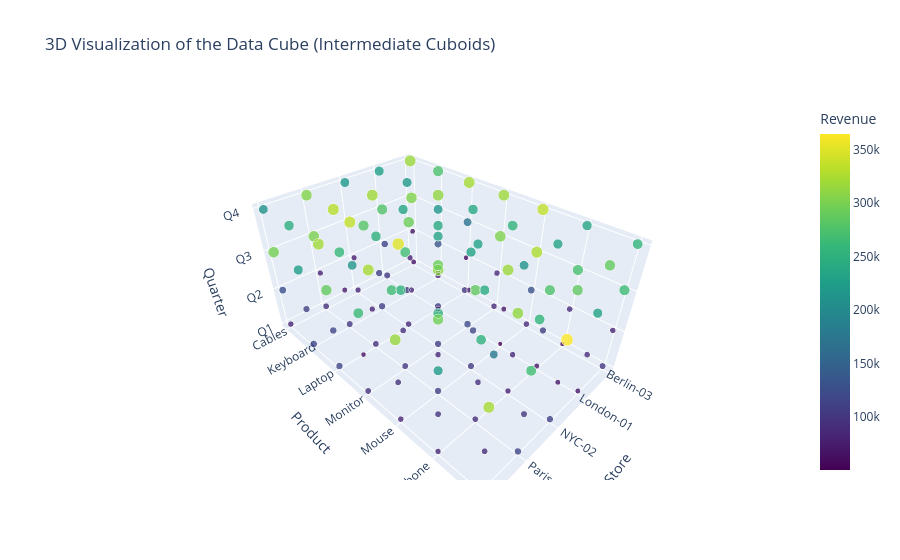

This figure's notebook cell:
### Markdown cell above
### 4.1 Visualizing the Data Cube (Plotly 3D)
We can visualize the intermediate cuboids in a 3D space using Plotly, representing Store, Product, and Time as the three axes. This provides an excellent visual representation of the Lattice of Cuboids.

### Code cell
# To visualize a 3D cube, we group by 3 dimensions: Store, Product, and Quarter
cube_3d = dw_df.groupby(['Store', 'Product', 'Quarter'])['Revenue'].sum().reset_index()

fig = px.scatter_3d(
    cube_3d, 
    x='Store', 
    y='Product', 
    z='Quarter',
    size='Revenue', 
    color='Revenue',
    title="3D Visualization of the Data Cube (Intermediate Cuboids)",
    opacity=0.8,
    color_continuous_scale='Viridis'
)
fig.show()

### Figure 1 — Plotly figure (JSON) as saved in the notebook; plotly's stock layout.template omitted (floating-point values rounded to 4 significant figures; data arrays with more than 128 entries replaced by an {"elided": "..."} marker saying what was removed)
{"data": [{"hovertemplate": "Store=%{x}<br>Product=%{y}<br>Quarter=%{z}<br>Revenue=%{marker.color}<extra></extra>", "legendgroup": "", "marker": {"color": {"elided": "140 float values"}, "coloraxis": "coloraxis", "opacity": 0.8, "size": {"elided": "140 float values"}, "sizemode": "area", "sizeref": 911.5, "symbol": "circle"}, "mode": "markers", "name": "", "scene": "scene", "showlegend": false, "type": "scatter3d", "x": {"elided": "140 str values"}, "y": {"elided": "140 str values"}, "z": {"elided": "140 str values"}}], "layout": {"coloraxis": {"colorbar": {"title": {"text": "Revenue"}}, "colorscale": [[0, "#440154"], [0.1111, "#482878"], [0.2222, "#3e4989"], [0.3333, "#31688e"], [0.4444, "#26828e"], [0.5556, "#1f9e89"], [0.6667, "#35b779"], [0.7778, "#6ece58"], [0.8889, "#b5de2b"], [1, "#fde725"]]}, "legend": {"itemsizing": "constant", "tracegroupgap": 0}, "scene": {"domain": {"x": [0, 1], "y": [0, 1]}, "xaxis": {"title": {"text": "Store"}}, "yaxis": {"title": {"text": "Product"}}, "zaxis": {"title": {"text": "Quarter"}}}, "title": {"text": "3D Visualization of the Data Cube (Intermediate Cuboids)"}}}
